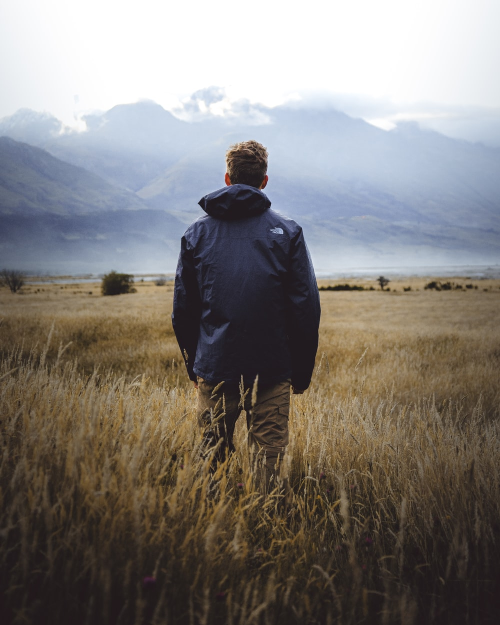
#> input picture i1.jpg, 1000 x 1250 px (shown at 1/2 size)
$ python tempCodeRunnerFile.py
#> lines starting #> are read from the running program, lines starting #| are printed output that depends on the picture
import cv2
imag1 = cv2.imread('i1.jpg', 1)
#> imag1 is the input picture: shape (1250, 1000, 3); mean B, G, R 122, 125.7, 130.3
imag2 = cv2.imread('imag.jpg', 1)
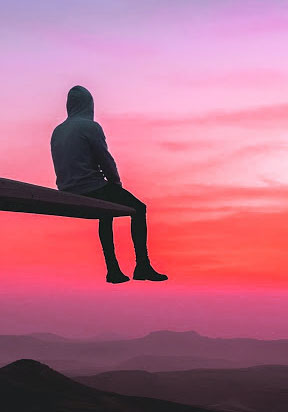
#> input picture imag.jpg, 288 x 412 px
#> imag2 is the input picture: shape (412, 288, 3); mean B, G, R 134.5, 109.7, 186.3

imag1 = cv2.resize(imag1,(512,512))
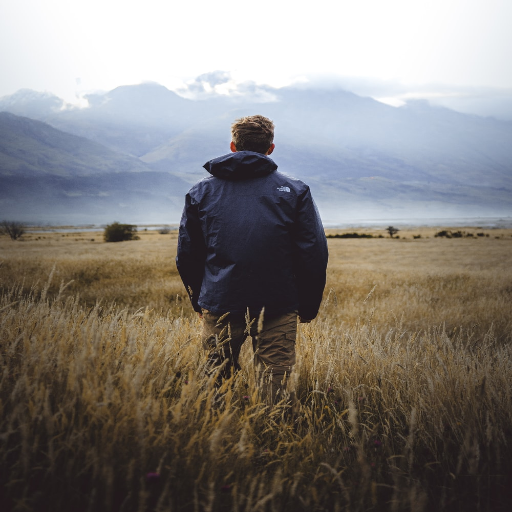
#> imag1: shape (512, 512, 3); mean B, G, R 121.9, 125.6, 130.2
imag2 = cv2.resize(imag2,(512,512))
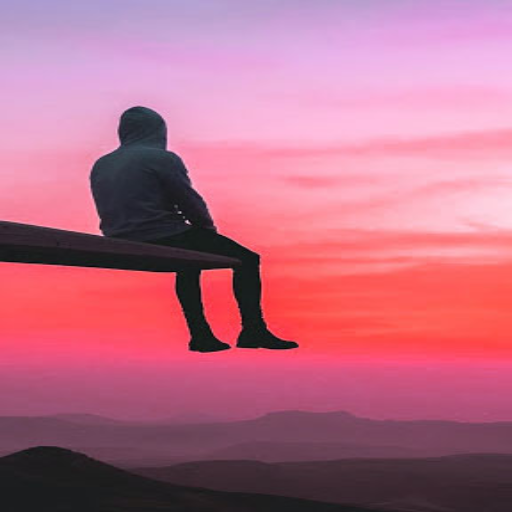
#> imag2: shape (512, 512, 3); mean B, G, R 134.4, 109.6, 186.2

img = cv2.add(imag1, imag2)
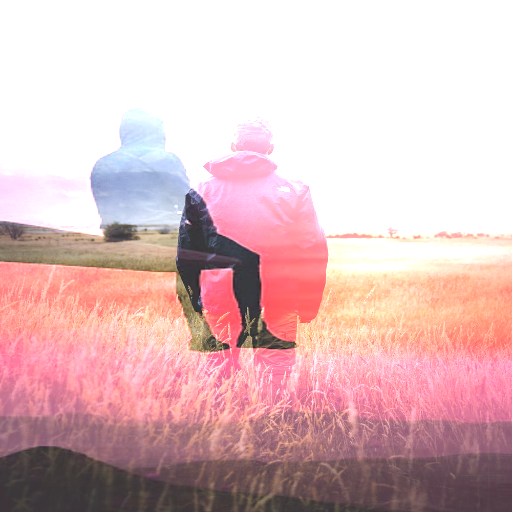
#> img: shape (512, 512, 3); mean B, G, R 189.3, 187.1, 221

cv2.imshow('image', img)
added = 'add.jpg'

cv2.imwrite(added, img)

cv2.waitKey(0)
